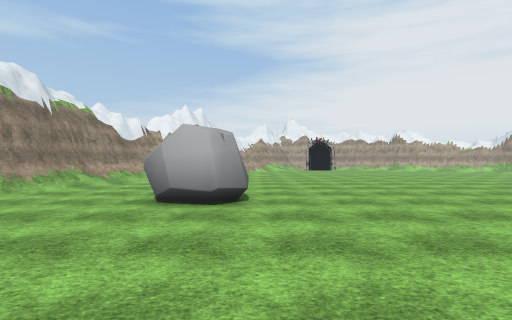
[1] (above)

20 first-person views from a walk through a Unity game level. The camera is 1.5 m above the floor, looks level and sees 85° across. The floor is counted in squares, 2 m on a side. Each view is taken from the middle of a square. On the plan, view 1 faces up. The plan holds only what a view shows up to about 10 squares ahead; the rest is blank. The place goes on beyond the plan. Some animated figures are left out. Some surface patterns are stand-ins.

[2]
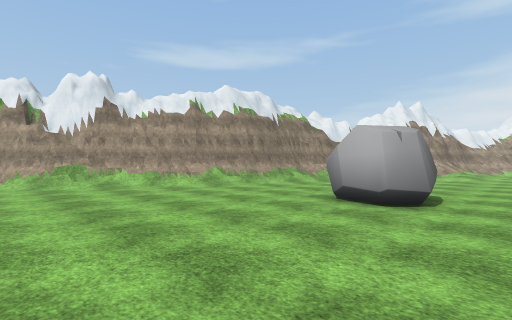

[3]
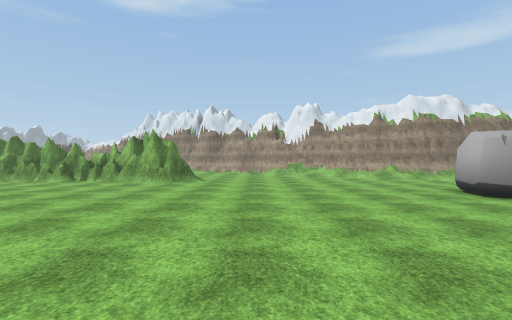

[4]
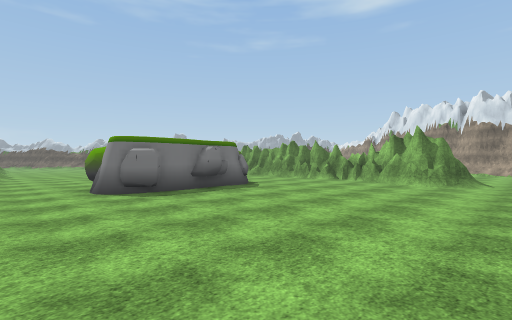

[5]
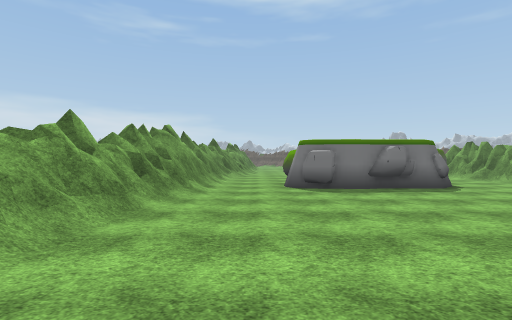

[6]
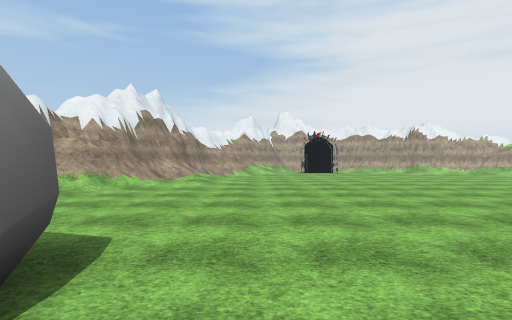

[7]
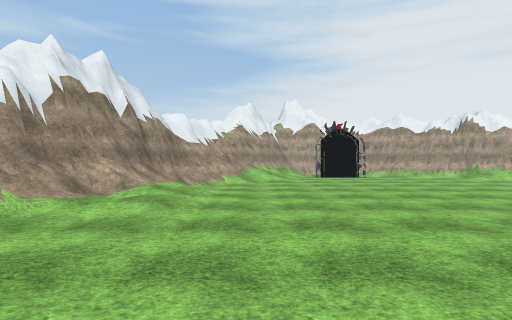

[8]
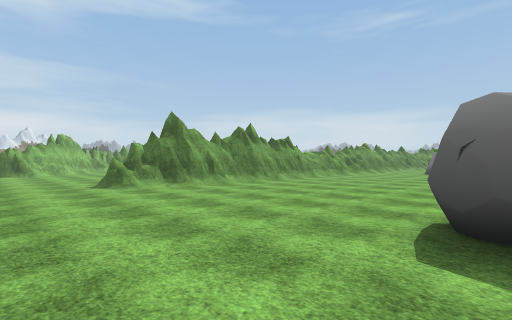

[9]
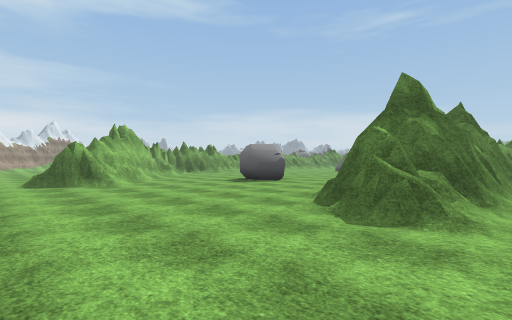

[10]
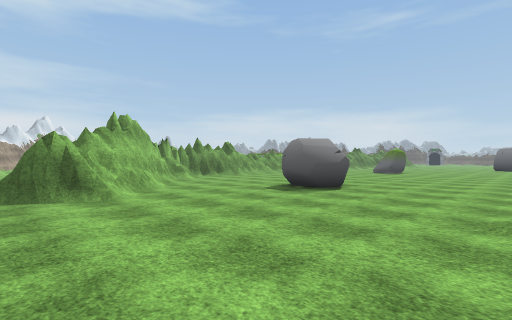

[11]
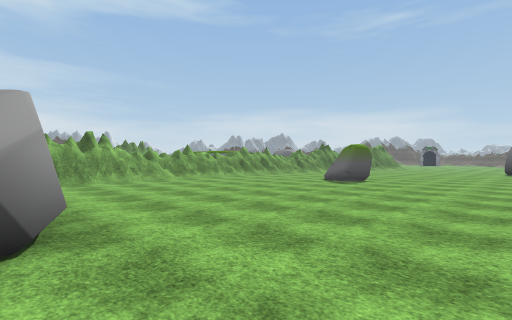

[12]
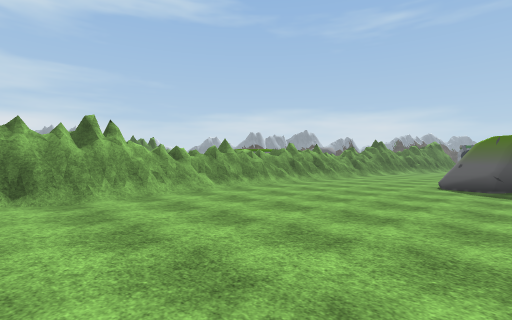

[13]
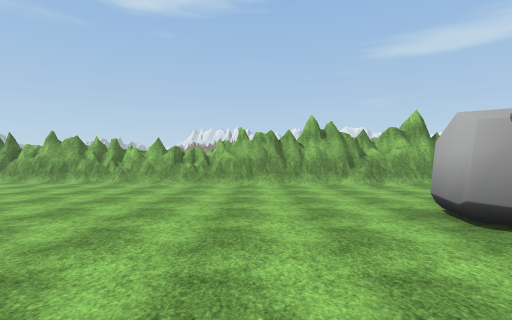

[14]
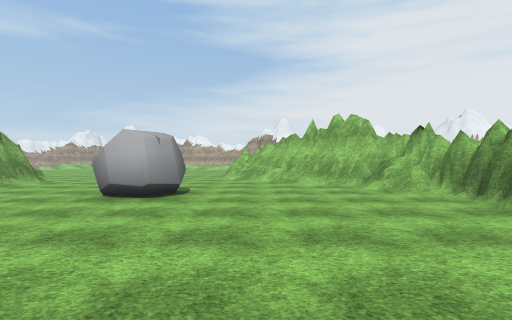

[15]
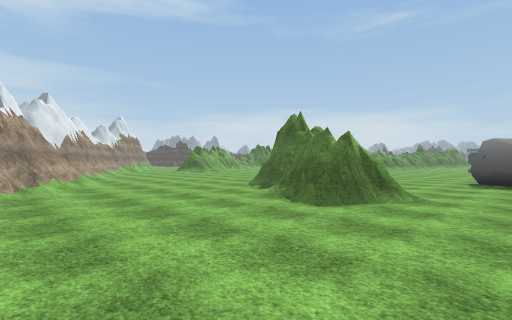

[16]
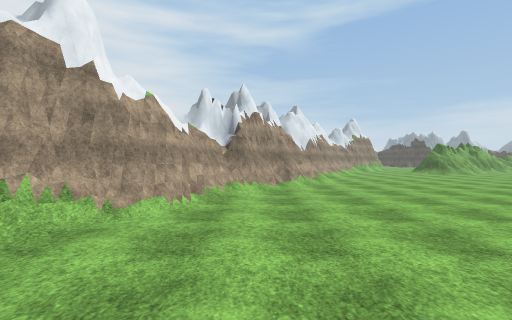

[17]
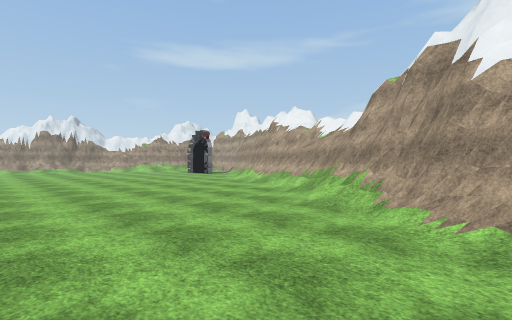

[18]
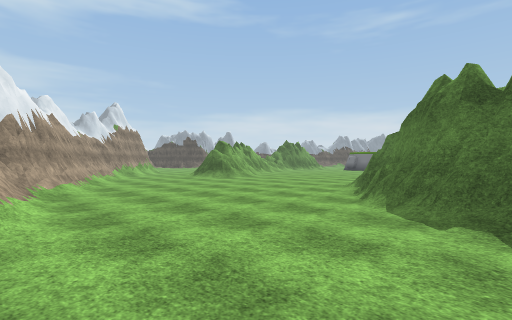

[19]
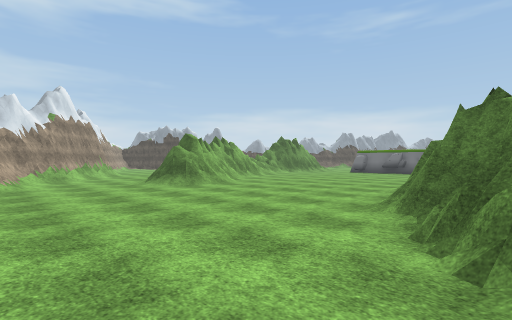

[20]
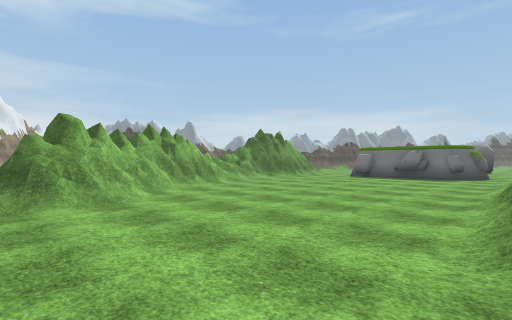

### Floor plan
Key: @ floor where view 1 was taken; # wall or solid block; . floor; / step, stairs or slope; = window, fence, low wall or low ledge; ^ raised ledge; O other object.
Columns run from 9 left of view 1 to 30 right of it. Each row starts with its distance up from view 1.
 19                     ##
 18         ##//......./####
 17         ##/..........//###
 16        ##/.............//##
 15        #/................/###
 14       ##//................//###
 13       #///................../###
 12      ##//..................../=##
 11      #/.......................//####
 10     ##/..........................//##
  9     #/............................./###
  8    ##...................###........../##
  7    #/.................../###/.........//
  6   ##/...O.......##.......=####..........
  5   #/...OO.......###.......####..........
  4  ##/.........../###.........###.....///.
  3  #/............/##....OO....=##/..../##
  2 ##............./##....OO...../#/..../##
  1 #............../ #...........## ...../##
  0 .........@.....  #...........## ......##
 -1     ........... ##...........###....../#
 -2     /........../##.........../# .......#
 -3     #^........./##.........../# .......
 -4     ##.........##=.........../# ......
 -5     #..........##/...........=# .....
 -6     #..........##/.........../# ....
 -7     #..........##/......O..../  ...
 -8     #...#####..##/.....OO....   ..
 -9     #...    #..##/  ...  ...
-10     #..     ...##/  ..   ..

Positions as (right, up) in squares from view 1, and headings:
1: (0, 0), facing up
2: (1, 0), facing up-left
3: (5, 0), facing left
4: (5, -1), facing down-left
5: (4, 0), facing down
6: (1, 4), facing up
7: (1, 8), facing up
8: (-1, 9), facing down-right
9: (6, 10), facing down-right
10: (9, 9), facing down-right
11: (10, 2), facing down-right
12: (14, 1), facing down-right
13: (17, -1), facing left
14: (16, -4), facing up
15: (13, 13), facing down-right
16: (13, 13), facing right
17: (18, 11), facing up-left
18: (18, 11), facing down-right
19: (20, 8), facing down-right
20: (22, 4), facing down-right
